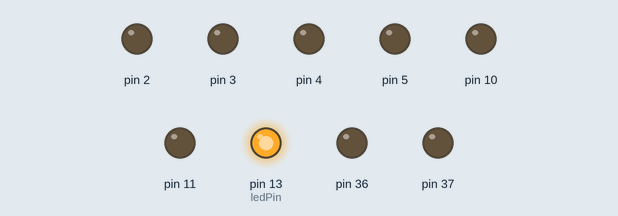
The sketch below on a simulated Arduino Mega 2560, built with avr-gcc and run on an emulated ATmega2560. Shown: output pins drawn as LEDs (lit = HIGH).

Above: at 0.1 s.
At 1.1 s:
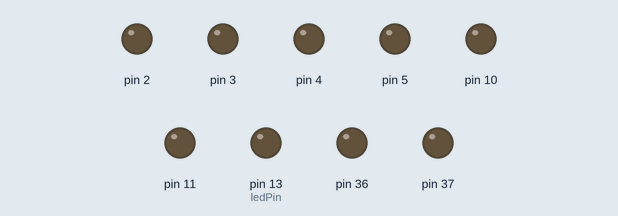
At 20.1 s:
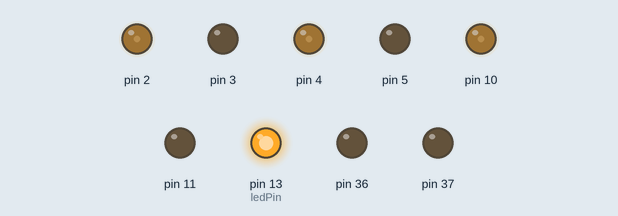
At 39.1 s:
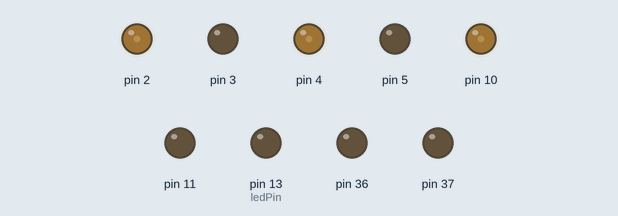
Timing chart, 0 to 40.0 s (numbered marks = the images above):
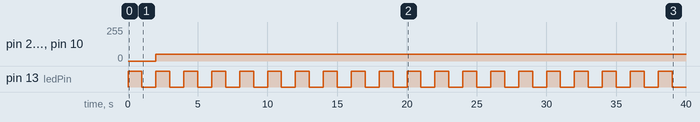

Measured:
- by itself, pin 2, pin 4, pin 10: 0/255 → 50/255 at 2.0 s
- by itself, pin 13 (ledPin): alternates HIGH for 1.0 s and LOW for 1.0 s

The sketch:

BTS_test.ino
```cpp
const int ledPin = 13;


void setup() {
  // put your setup code here, to run once:
  pinMode(2,OUTPUT);
  pinMode(3,OUTPUT);
  pinMode(4,OUTPUT);
  pinMode(5,OUTPUT);
  pinMode(36,OUTPUT);
  pinMode(37,OUTPUT);
  pinMode(10,OUTPUT);
  pinMode(11,OUTPUT);
   pinMode(ledPin, OUTPUT);
  Serial.begin(115200);

}

void loop() {
  // put your main code here, to run repeatedly:
digitalWrite(ledPin, HIGH);
delay(1000);
digitalWrite(ledPin, LOW);
delay(1000);
analogWrite(2,50);
analogWrite(3,0);
analogWrite(4,50);
analogWrite(5,0);
analogWrite(10,50);
analogWrite(11,0);
analogWrite(36,50);
analogWrite(37,0);
}
```
